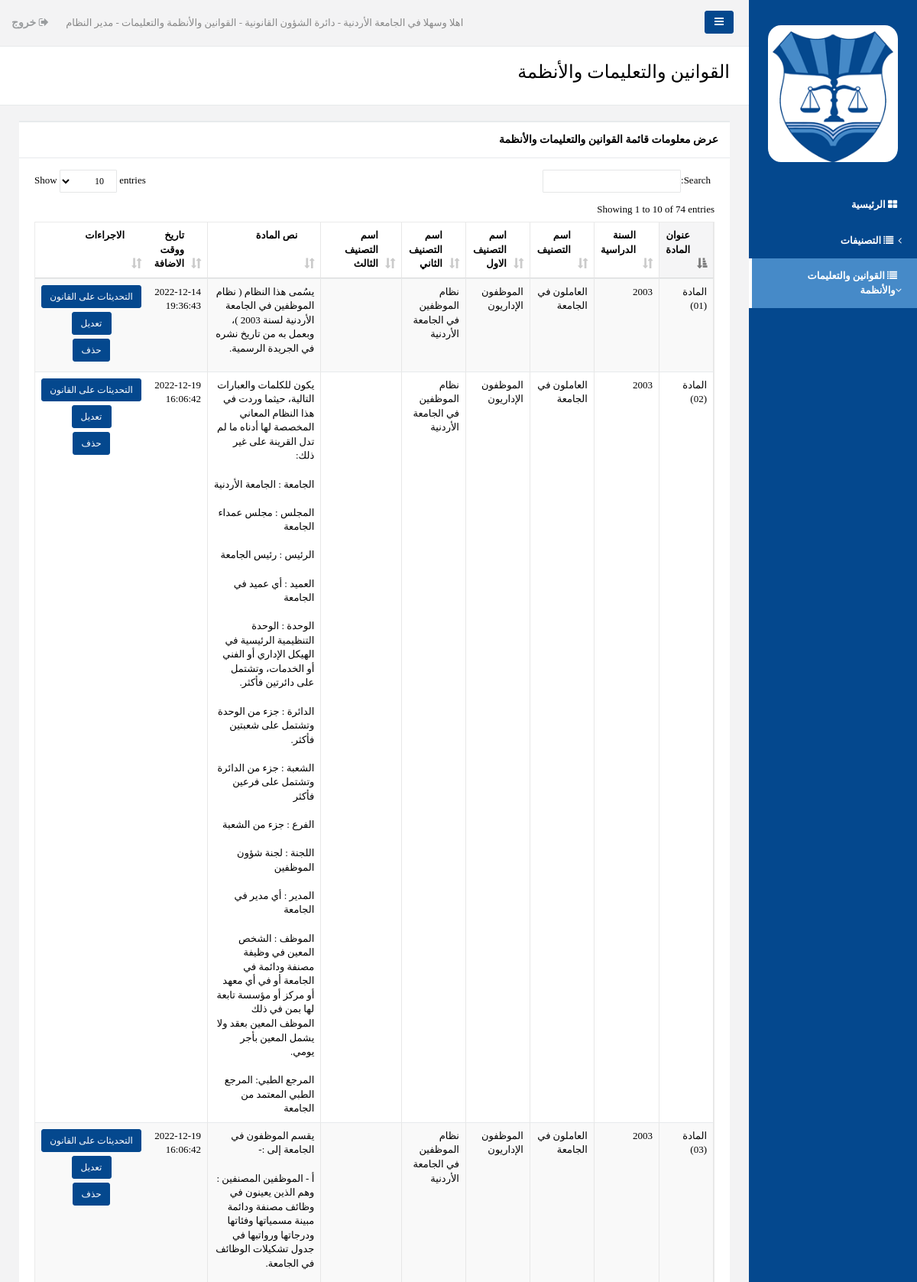
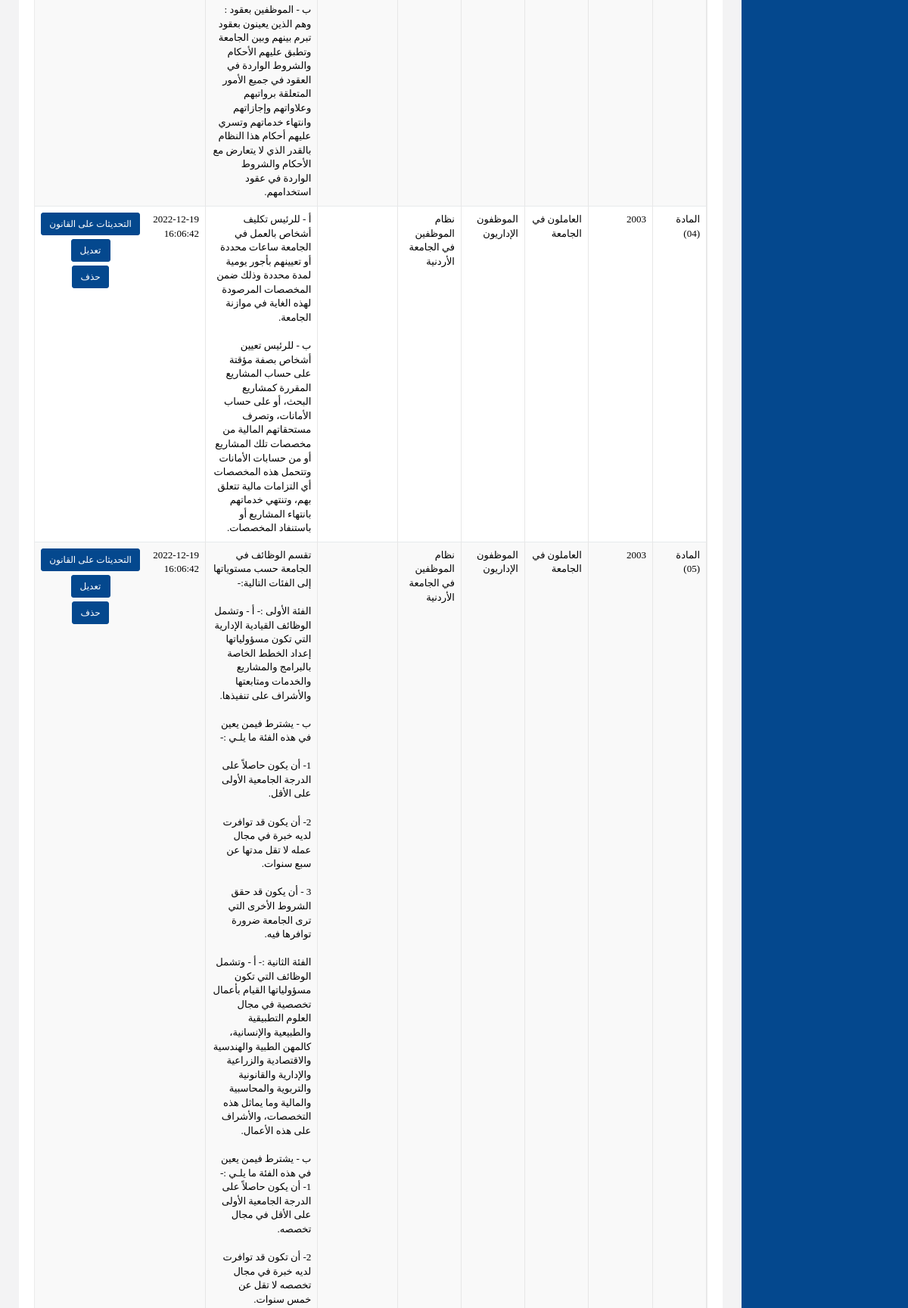
Screenshot of /Administrator/View_Laws_List.php (signed in, upper part) with the database file from the repository (2 pictures, top to bottom).
### tables this page shows
CREATE TABLE `laws` (
  `ID` int(20) NOT NULL,
  `Academic_Year` text NOT NULL,
  `Category_ID` int(20) NOT NULL,
  `Sub_Category_1` text NOT NULL,
  `Sub_Category_2` text NOT NULL,
  `Sub_Category_3` text NOT NULL,
  `Title` text NOT NULL,
  `Details` text NOT NULL,
  `Add_Date_Time` timestamp NOT NULL DEFAULT current_timestamp() ON UPDATE current_timestamp()
);

CREATE TABLE `categories` (
  `ID` int(20) NOT NULL,
  `Category_Name` varchar(250) NOT NULL
);

### Administrator/View_Laws_List.php (the view, shortened to what this page needs)
<?php
include("../includes/config.php");
?>
<!DOCTYPE html>
<html dir="rtl">
<head>
   <link href="css/bootstrap.min.css" rel="stylesheet">
	    <link href="css/plugins/bootstrap/bootstrap.min.css" rel="stylesheet">
	    <link href="css/plugins/bootstrap-rtl/bootstrap-rtl.min.css" rel="stylesheet">
    <link href="font-awesome/css/font-awesome.css" rel="stylesheet">
	    <link href="css/plugins/dataTables/datatables.min.css" rel="stylesheet">
    <link href="css/plugins/toastr/toastr.min.css" rel="stylesheet">
    <link href="js/plugins/gritter/jquery.gritter.css" rel="stylesheet">
    <link href="css/animate.css" rel="stylesheet">
    <link href="css/style.css" rel="stylesheet">
</head>
<body style="back" class="rtls">
    <div id="wrapper">
        <nav class="navbar-default navbar-static-side" role="navigation">
            <div class="sidebar-collapse">
                <ul class="nav metismenu" id="side-menu">
                    <li class="nav-header">
                        <div class="dropdown profile-element"> <span>
                            <img alt="image" style="border-radius: 10%;" src="img/logo2.jpg" width="100%"/>
                             </span>
                        </div>
                    </li>
                      <li >
                        <a href="index.php"><i class="fa fa-th-large"></i> <span class="nav-label">الرئيسية</span></a>
                    </li>
                       <li >
                        <a href="#"><i class="fa fa-list"></i> <span class="nav-label">التصنيفات</span><span class="fa arrow"></span></a>
                    </li>
                       <li class="active">
                        <a href="#"><i class="fa fa-list"></i> <span class="nav-label">القوانين والتعليمات والأنظمة</span><span class="fa arrow"></span></a>
                    </li>
                </ul>
            </div>
        </nav>
        <div id="page-wrapper" class="gray-bg dashbard-1">
        <div class="row border-bottom">
        <nav class="navbar navbar-static-top" role="navigation" style="margin-bottom: 0">
        <div class="navbar-header">
            <a class="navbar-minimalize minimalize-styl-2 btn btn-primary " href="#"><i class="fa fa-bars"></i> </a>
        </div>
            <ul class="nav navbar-top-links navbar-right">
                <li>
                    <span class="m-r-sm text-muted welcome-message">اهلا وسهلا في الجامعة الأردنية - دائرة الشؤون القانونية - القوانين والأنظمة والتعليمات - مدير النظام</span>
                </li>
                <li>
                    <a href="Logout.php">
                        <i class="fa fa-sign-out"></i> خروج
                    </a>
                </li>
            </ul>
        </nav>
        </div>
        <div class="row wrapper border-bottom white-bg page-heading">
                <div class="col-lg-10">
                    <h2>القوانين والتعليمات والأنظمة</h2>
                </div>
                <div class="col-lg-2">
                </div>
            </div>
 <div class="wrapper wrapper-content animated fadeInRight">
            <div class="row">
                <div class="col-lg-12">
                <div class="ibox float-e-margins">
                    <div class="ibox-title">
                        <h5>عرض معلومات قائمة القوانين والتعليمات والأنظمة</h5>
                    </div>
                          <div class="ibox-content">
                     <div class="table-responsive">
                    <table class="table table-striped table-bordered table-hover dataTables-example" >
                    <thead>
                    <tr>
                            <th>عنوان المادة</th>
                            <th>السنة الدراسية</th>
                            <th>اسم التصنيف</th>
                            <th>اسم التصنيف الاول</th>
                            <th>اسم التصنيف الثاني</th>
                            <th>اسم التصنيف الثالث</th>
                            <th>نص المادة</th>
                            <th>تاريخ ووقت الاضافة</th>
                        <th>الاجراءات</th>
                    </tr>
                    </thead>
                    <tbody>
                    <?php
					$sql1 = mysqli_query($dbConn,"select * from laws order by ID DESC");
					while ($row1 = mysqli_fetch_array($sql1)){
						$L_ID = $row1['ID'];
						$Academic_Year = $row1['Academic_Year'];
						$Category_ID = $row1['Category_ID'];
						$Title = $row1['Title'];
						$Sub_Category_1 = $row1['Sub_Category_1'];
						$Sub_Category_2 = $row1['Sub_Category_2'];
						$Sub_Category_3 = $row1['Sub_Category_3'];
						$Details = $row1['Details'];
						$Add_Date_Time = $row1['Add_Date_Time'];
					$sql2 = mysqli_query($dbConn,"select * from categories where ID='$Category_ID'");
					$row2 = mysqli_fetch_array($sql2);
					$Category_Name = $row2['Category_Name'];
					?>
                    <tr class="grade">
                          <td><?php echo $Title; ?></td>
                          <td><?php echo $Academic_Year; ?></td>
                          <td><?php echo $Category_Name; ?></td>
                          <td><?php echo $Sub_Category_1; ?></td>
                          <td><?php echo $Sub_Category_2; ?></td>
                          <td><?php echo $Sub_Category_3; ?></td>
                          <td><?php echo $Details; ?></td>
                          <td><?php echo $Add_Date_Time; ?></td>
 <td><center>
  <a href="Manage_Law_Updates.php?L_ID=<?php echo $L_ID; ?>" class="btn btn-primary btn-sm" role="button">التحديثات على القانون</a>
 <br>
 <a href="Edit_Law.php?L_ID=<?php echo $L_ID; ?>" style="width:52px" class="btn btn-primary btn-sm" role="button">تعديل</a>
 <br>
 <a href="JavaScript:if(confirm('هل انت متأكد من حذف المادة؟')==true)
{location.replace('Delete_Law.php?L_ID=<?php echo $L_ID; ?>')}" class="btn btn-primary btn-sm" role="button">حذف</a>
 </center></td>
 </tr>
                    <?php
					}
					?>
                    </tbody>
                    </table>
                        </div>
                        </div>
                    </div>
                </div>
               </div></div>
            </div>
        </div>
</body>
</html>

### Administrator/View_Laws_List.php (style rules this page uses)
body { font-family: myFirstFont; }

### rows the page displays
laws: Title "المادة (05)", Academic_Year "2003", Category_ID.Category_Name "العاملون في الجامعة", Sub_Category_1 "الموظفون الإداريون", Sub_Category_2 "نظام الموظفين في الجامعة الأردنية", Details "تقسم الوظائف في الجامعة حسب مستوياتها إلى الفئات التالية:- الفئة الأولى :- أ - وتشمل الوظائف القيادية الإدارية التي تكون مسؤولياتها إعداد الخطط الخاصة بالبرامج والمشاريع والخدمات ومتابعتها والأشراف على تنفيذها. ب - يشترط فيمن يعين في هذه الفئة ما يلـي :- 1- أن يكون حاصلاً على الدرجة الجامعية الأولى على الأقل. 2- أن يكون قد توافرت لديه خبرة في مجال عمله لا تقل مدتها عن سبع سنوات. 3 - أن يكون قد حقق الشروط الأخرى التي ترى الجامعة ضرورة توافرها فيه. الفئة الثانية :- أ - وتشمل الوظائف التي تكون مسؤولياتها القيام بأعمال تخصصية في مجال العلوم التطبيقية والطبيعية والإنسانية، كالمهن الطبية والهندسية والاقتصادية والزراعية والإدارية والقانونية والتربوية والمحاسبية والمالية وما يماثل هذه التخصصات،…", Add_Date_Time "2022-12-19 16:06:42"
laws: Title "المادة (04)", Academic_Year "2003", Category_ID.Category_Name "العاملون في الجامعة", Sub_Category_1 "الموظفون الإداريون", Sub_Category_2 "نظام الموظفين في الجامعة الأردنية", Details "أ - للرئيس تكليف أشخاص بالعمل في الجامعة ساعات محددة أو تعيينهم بأجور يومية لمدة محددة وذلك ضمن المخصصات المرصودة لهذه الغاية في موازنة الجامعة. ب - للرئيس تعيين أشخاص بصفة مؤقتة على حساب المشاريع المقررة كمشاريع البحث، أو على حساب الأمانات، وتصرف مستحقاتهم المالية من مخصصات تلك المشاريع أو من حسابات الأمانات وتتحمل هذه المخصصات أي التزامات مالية تتعلق بهم، وتنتهي خدماتهم بانتهاء المشاريع أو باستنفاد المخصصات.", Add_Date_Time "2022-12-19 16:06:42"
laws: Title "المادة (03)", Academic_Year "2003", Category_ID.Category_Name "العاملون في الجامعة", Sub_Category_1 "الموظفون الإداريون", Sub_Category_2 "نظام الموظفين في الجامعة الأردنية", Details "يقسم الموظفون في الجامعة إلى :- أ - الموظفين المصنفين : وهم الذين يعينون في وظائف مصنفة ودائمة مبينة مسمياتها وفئاتها ودرجاتها ورواتبها في جدول تشكيلات الوظائف في الجامعة. ب - الموظفين بعقود : وهم الذين يعينون بعقود تبرم بينهم وبين الجامعة وتطبق عليهم الأحكام والشروط الواردة في العقود في جميع الأمور المتعلقة برواتبهم وعلاواتهم وإجازاتهم وانتهاء خدماتهم وتسري عليهم أحكام هذا النظام بالقدر الذي لا يتعارض مع الأحكام والشروط الواردة في عقود استخدامهم.", Add_Date_Time "2022-12-19 16:06:42"
laws: Title "المادة (02)", Academic_Year "2003", Category_ID.Category_Name "العاملون في الجامعة", Sub_Category_1 "الموظفون الإداريون", Sub_Category_2 "نظام الموظفين في الجامعة الأردنية", Details "يكون للكلمات والعبارات التالية، حيثما وردت في هذا النظام المعاني المخصصة لها أدناه ما لم تدل القرينة على غير ذلك: الجامعة : الجامعة الأردنية المجلس : مجلس عمداء الجامعة الرئيس : رئيس الجامعة العميد : أي عميد في الجامعة الوحدة : الوحدة التنظيمية الرئيسية في الهيكل الإداري أو الفني أو الخدمات، وتشتمل على دائرتين فأكثر. الدائرة : جزء من الوحدة وتشتمل على شعبتين فأكثر. الشعبة : جزء من الدائرة وتشتمل على فرعين فأكثر الفرع : جزء من الشعبة اللجنة : لجنة شؤون الموظفين المدير : أي مدير في الجامعة الموظف : الشخص المعين في وظيفة مصنفة ودائمة في الجامعة أو في أي معهد أو مركز أو مؤسسة تابعة لها بمن في ذلك الموظف المعين بعقد ولا يشمل المعين بأجر يومي. المرجع الطبي: المرجع الطبي المعتمد من الجامعة", Add_Date_Time "2022-12-19 16:06:42"
laws: Title "المادة (01)", Academic_Year "2003", Category_ID.Category_Name "العاملون في الجامعة", Sub_Category_1 "الموظفون الإداريون", Sub_Category_2 "نظام الموظفين في الجامعة الأردنية", Details "يسُمى هذا النظام ( نظام الموظفين في الجامعة الأردنية لسنة 2003 )، وبعمل به من تاريخ نشره في الجريدة الرسمية.", Add_Date_Time "2022-12-14 19:36:43"
